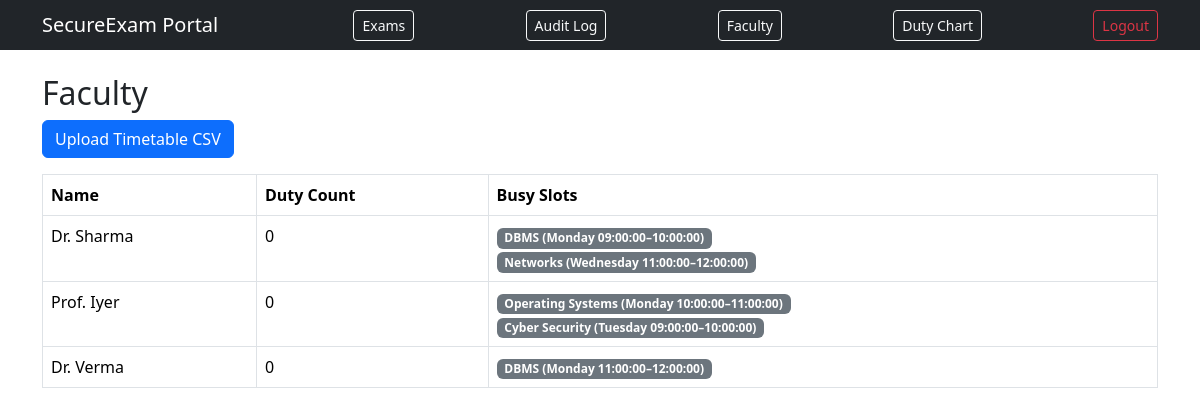
/faculty (signed in), run on an earlier commit of the app's database.
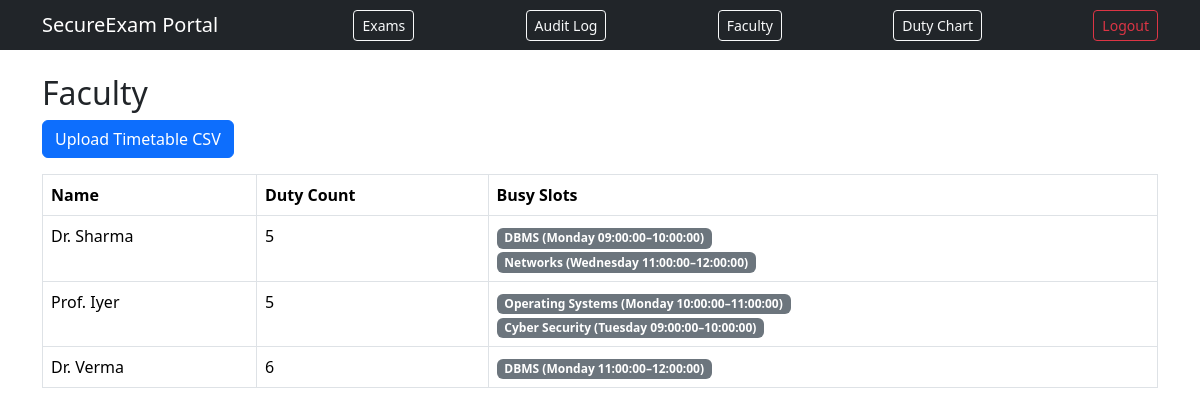
And on a later commit of the database.
### app/models.py (models this page shows)
class Faculty(db.Model):
    id = db.Column(db.Integer, primary_key=True)
    name = db.Column(db.String(120), unique=True, nullable=False)
    duty_count = db.Column(db.Integer, default=0)
    busyslots = db.relationship('FacultyBusySlot', backref='faculty')

### app/faculty/routes.py (the view)
@faculty_bp.route('/faculty')
@login_required
@role_required('coordinator')
def list_faculty():
    all_faculty = Faculty.query.all()
    return render_template('faculty/list.html', all_faculty=all_faculty)

### app/templates/faculty/list.html
{% extends "base.html" %}
{% block content %}
<h2>Faculty</h2>
<a href="{{ url_for('faculty.upload_timetable') }}" class="btn btn-primary mb-3">Upload Timetable CSV</a>
<table class="table table-bordered">
  <thead><tr><th>Name</th><th>Duty Count</th><th>Busy Slots</th></tr></thead>
  <tbody>
    {% for f in all_faculty %}
    <tr>
      <td>{{ f.name }}</td>
      <td>{{ f.duty_count }}</td>
      <td>
  {% for slot in f.busyslots %}
    <span class="badge bg-secondary">{{ slot.subject }} ({{ slot.day }} {{ slot.start_time }}–{{ slot.end_time }})</span>{% if not loop.last %}<br>{% endif %}
  {% else %}
    <span class="text-muted">None</span>
  {% endfor %}
</td>
    </tr>
    {% endfor %}
  </tbody>
</table>
{% endblock %}

What changed in the data, as far as the page shows it:
changed Faculty "Dr. Sharma": duty_count "0" → "5"
changed Faculty "Prof. Iyer": duty_count "0" → "5"
changed Faculty "Dr. Verma": duty_count "0" → "6"
